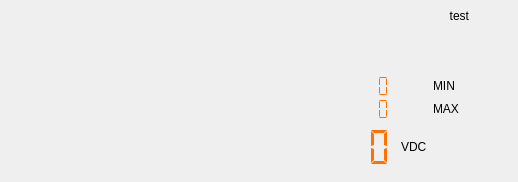
<?xml version="1.0" encoding="UTF-8"?>
<ui version="4.0">
 <class>ChannelMonitorComponent</class>
 <widget class="QWidget" name="ChannelMonitorComponent">
  <property name="geometry">
   <rect>
    <x>0</x>
    <y>0</y>
    <width>518</width>
    <height>182</height>
   </rect>
  </property>
  <property name="sizePolicy">
   <sizepolicy hsizetype="Expanding" vsizetype="Preferred">
    <horstretch>0</horstretch>
    <verstretch>0</verstretch>
   </sizepolicy>
  </property>
  <property name="minimumSize">
   <size>
    <width>0</width>
    <height>0</height>
   </size>
  </property>
  <property name="maximumSize">
   <size>
    <width>16777215</width>
    <height>300</height>
   </size>
  </property>
  <property name="windowTitle">
   <string>Form</string>
  </property>
  <property name="styleSheet">
   <string notr="true"/>
  </property>
  <layout class="QGridLayout" name="gridLayout">
   <property name="leftMargin">
    <number>0</number>
   </property>
   <property name="topMargin">
    <number>0</number>
   </property>
   <property name="rightMargin">
    <number>0</number>
   </property>
   <property name="bottomMargin">
    <number>0</number>
   </property>
   <property name="spacing">
    <number>0</number>
   </property>
   <item row="0" column="0">
    <widget class="QWidget" name="frame" native="true">
     <property name="sizePolicy">
      <sizepolicy hsizetype="Expanding" vsizetype="Preferred">
       <horstretch>0</horstretch>
       <verstretch>0</verstretch>
      </sizepolicy>
     </property>
     <layout class="QGridLayout" name="gridLayout_2">
      <item row="0" column="0">
       <layout class="QVBoxLayout" name="verticalLayout_9" stretch="0">
        <property name="sizeConstraint">
         <enum>QLayout::SetDefaultConstraint</enum>
        </property>
        <property name="leftMargin">
         <number>0</number>
        </property>
        <property name="bottomMargin">
         <number>0</number>
        </property>
        <item>
         <widget class="adiscope::Sismograph" name="sismograph_ch1_2">
          <property name="sizePolicy">
           <sizepolicy hsizetype="Expanding" vsizetype="MinimumExpanding">
            <horstretch>0</horstretch>
            <verstretch>0</verstretch>
           </sizepolicy>
          </property>
          <property name="minimumSize">
           <size>
            <width>0</width>
            <height>0</height>
           </size>
          </property>
          <property name="acceptDrops">
           <bool>false</bool>
          </property>
          <property name="frameShape">
           <enum>QFrame::NoFrame</enum>
          </property>
         </widget>
        </item>
       </layout>
      </item>
      <item row="1" column="0">
       <layout class="QHBoxLayout" name="horizontalLayout_18">
        <property name="topMargin">
         <number>0</number>
        </property>
       </layout>
      </item>
      <item row="0" column="2">
       <layout class="QVBoxLayout" name="verticalLayout_2">
        <property name="spacing">
         <number>0</number>
        </property>
        <item>
         <widget class="QWidget" name="peakCh1Widget" native="true">
          <property name="sizePolicy">
           <sizepolicy hsizetype="MinimumExpanding" vsizetype="MinimumExpanding">
            <horstretch>0</horstretch>
            <verstretch>0</verstretch>
           </sizepolicy>
          </property>
          <property name="layoutDirection">
           <enum>Qt::LeftToRight</enum>
          </property>
          <property name="autoFillBackground">
           <bool>false</bool>
          </property>
          <layout class="QGridLayout" name="gridLayout_5">
           <property name="leftMargin">
            <number>0</number>
           </property>
           <property name="topMargin">
            <number>0</number>
           </property>
           <property name="rightMargin">
            <number>0</number>
           </property>
           <property name="bottomMargin">
            <number>0</number>
           </property>
           <property name="verticalSpacing">
            <number>0</number>
           </property>
           <item row="6" column="3">
            <widget class="QLabel" name="label_max">
             <property name="sizePolicy">
              <sizepolicy hsizetype="Preferred" vsizetype="Maximum">
               <horstretch>0</horstretch>
               <verstretch>0</verstretch>
              </sizepolicy>
             </property>
             <property name="minimumSize">
              <size>
               <width>20</width>
               <height>0</height>
              </size>
             </property>
             <property name="text">
              <string>MAX   </string>
             </property>
            </widget>
           </item>
           <item row="5" column="2">
            <widget class="QLabel" name="label_minUnitOfMeasure">
             <property name="text">
              <string/>
             </property>
            </widget>
           </item>
           <item row="6" column="2">
            <widget class="QLabel" name="label_maxUnitOfMeasure">
             <property name="text">
              <string/>
             </property>
            </widget>
           </item>
           <item row="5" column="1" alignment="Qt::AlignRight">
            <widget class="adiscope::LcdNumber" name="minCh1">
             <property name="sizePolicy">
              <sizepolicy hsizetype="MinimumExpanding" vsizetype="Minimum">
               <horstretch>0</horstretch>
               <verstretch>0</verstretch>
              </sizepolicy>
             </property>
             <property name="minimumSize">
              <size>
               <width>0</width>
               <height>0</height>
              </size>
             </property>
             <property name="styleSheet">
              <string notr="true">QLCDNumber { color: #ff7200; }</string>
             </property>
             <property name="frameShape">
              <enum>QFrame::NoFrame</enum>
             </property>
             <property name="digitCount">
              <number>7</number>
             </property>
             <property name="segmentStyle">
              <enum>QLCDNumber::Flat</enum>
             </property>
            </widget>
           </item>
           <item row="7" column="0">
            <spacer name="horizontalSpacer">
             <property name="orientation">
              <enum>Qt::Horizontal</enum>
             </property>
             <property name="sizeHint" stdset="0">
              <size>
               <width>1</width>
               <height>20</height>
              </size>
             </property>
            </spacer>
           </item>
           <item row="0" column="1" colspan="3">
            <widget class="QLabel" name="monitorTitle">
             <property name="text">
              <string>test</string>
             </property>
             <property name="textFormat">
              <enum>Qt::AutoText</enum>
             </property>
             <property name="alignment">
              <set>Qt::AlignRight|Qt::AlignTrailing|Qt::AlignVCenter</set>
             </property>
            </widget>
           </item>
           <item row="6" column="1" alignment="Qt::AlignRight">
            <widget class="adiscope::LcdNumber" name="maxCh1">
             <property name="sizePolicy">
              <sizepolicy hsizetype="MinimumExpanding" vsizetype="Minimum">
               <horstretch>0</horstretch>
               <verstretch>0</verstretch>
              </sizepolicy>
             </property>
             <property name="minimumSize">
              <size>
               <width>0</width>
               <height>0</height>
              </size>
             </property>
             <property name="styleSheet">
              <string notr="true">QLCDNumber { color: #ff7200; }</string>
             </property>
             <property name="frameShape">
              <enum>QFrame::NoFrame</enum>
             </property>
             <property name="digitCount">
              <number>7</number>
             </property>
             <property name="segmentStyle">
              <enum>QLCDNumber::Flat</enum>
             </property>
            </widget>
           </item>
           <item row="5" column="3">
            <widget class="QLabel" name="label_min">
             <property name="sizePolicy">
              <sizepolicy hsizetype="Preferred" vsizetype="Maximum">
               <horstretch>0</horstretch>
               <verstretch>0</verstretch>
              </sizepolicy>
             </property>
             <property name="minimumSize">
              <size>
               <width>20</width>
               <height>0</height>
              </size>
             </property>
             <property name="text">
              <string>MIN</string>
             </property>
            </widget>
           </item>
           <item row="7" column="4">
            <spacer name="horizontalSpacer_2">
             <property name="orientation">
              <enum>Qt::Horizontal</enum>
             </property>
             <property name="sizeHint" stdset="0">
              <size>
               <width>40</width>
               <height>20</height>
              </size>
             </property>
            </spacer>
           </item>
           <item row="4" column="1">
            <spacer name="verticalSpacer_4">
             <property name="orientation">
              <enum>Qt::Vertical</enum>
             </property>
             <property name="sizeHint" stdset="0">
              <size>
               <width>20</width>
               <height>40</height>
              </size>
             </property>
            </spacer>
           </item>
           <item row="7" column="2">
            <widget class="QLabel" name="labelCh1">
             <property name="sizePolicy">
              <sizepolicy hsizetype="Maximum" vsizetype="MinimumExpanding">
               <horstretch>0</horstretch>
               <verstretch>0</verstretch>
              </sizepolicy>
             </property>
             <property name="minimumSize">
              <size>
               <width>20</width>
               <height>50</height>
              </size>
             </property>
             <property name="styleSheet">
              <string notr="true">QLabel[ac=false] { qproperty-text: &quot;VDC&quot;; }
QLabel[ac=true] { qproperty-text: &quot;VRMS&quot;; }</string>
             </property>
             <property name="text">
              <string>VDC</string>
             </property>
             <property name="alignment">
              <set>Qt::AlignLeading|Qt::AlignLeft|Qt::AlignVCenter</set>
             </property>
            </widget>
           </item>
           <item row="7" column="1">
            <widget class="adiscope::LcdNumber" name="lcdCh1">
             <property name="sizePolicy">
              <sizepolicy hsizetype="MinimumExpanding" vsizetype="MinimumExpanding">
               <horstretch>0</horstretch>
               <verstretch>0</verstretch>
              </sizepolicy>
             </property>
             <property name="minimumSize">
              <size>
               <width>150</width>
               <height>50</height>
              </size>
             </property>
             <property name="styleSheet">
              <string notr="true">QLCDNumber { color: #ff7200; }</string>
             </property>
             <property name="frameShape">
              <enum>QFrame::NoFrame</enum>
             </property>
             <property name="digitCount">
              <number>7</number>
             </property>
             <property name="segmentStyle">
              <enum>QLCDNumber::Flat</enum>
             </property>
             <property name="intValue" stdset="0">
              <number>0</number>
             </property>
            </widget>
           </item>
          </layout>
         </widget>
        </item>
        <item>
         <widget class="adiscope::CustomScale" name="scaleCh1" native="true">
          <property name="sizePolicy">
           <sizepolicy hsizetype="MinimumExpanding" vsizetype="Preferred">
            <horstretch>0</horstretch>
            <verstretch>0</verstretch>
           </sizepolicy>
          </property>
          <property name="minimumSize">
           <size>
            <width>0</width>
            <height>0</height>
           </size>
          </property>
          <property name="font">
           <font>
            <pointsize>5</pointsize>
            <kerning>true</kerning>
           </font>
          </property>
          <property name="lowerBound" stdset="0">
           <double>-0.100000000000000</double>
          </property>
          <property name="upperBound" stdset="0">
           <double>0.100000000000000</double>
          </property>
          <property name="scaleMaxMajor" stdset="0">
           <number>5</number>
          </property>
          <property name="scaleMaxMinor" stdset="0">
           <number>5</number>
          </property>
          <property name="borderWidth" stdset="0">
           <number>0</number>
          </property>
         </widget>
        </item>
       </layout>
      </item>
      <item row="0" column="1">
       <spacer name="horizontalSpacer_3">
        <property name="orientation">
         <enum>Qt::Horizontal</enum>
        </property>
        <property name="sizeType">
         <enum>QSizePolicy::Expanding</enum>
        </property>
        <property name="sizeHint" stdset="0">
         <size>
          <width>150</width>
          <height>20</height>
         </size>
        </property>
       </spacer>
      </item>
     </layout>
    </widget>
   </item>
  </layout>
 </widget>
 <customwidgets>
  <customwidget>
   <class>QwtThermo</class>
   <extends>QWidget</extends>
   <header>qwt_thermo.h</header>
  </customwidget>
  <customwidget>
   <class>adiscope::LcdNumber</class>
   <extends>QLCDNumber</extends>
   <header>lcdNumber.hpp</header>
  </customwidget>
  <customwidget>
   <class>adiscope::Sismograph</class>
   <extends>QFrame</extends>
   <header>sismograph.hpp</header>
   <container>1</container>
  </customwidget>
  <customwidget>
   <class>adiscope::CustomScale</class>
   <extends>QwtThermo</extends>
   <header>customScale.hpp</header>
  </customwidget>
 </customwidgets>
 <resources/>
 <connections/>
</ui>
